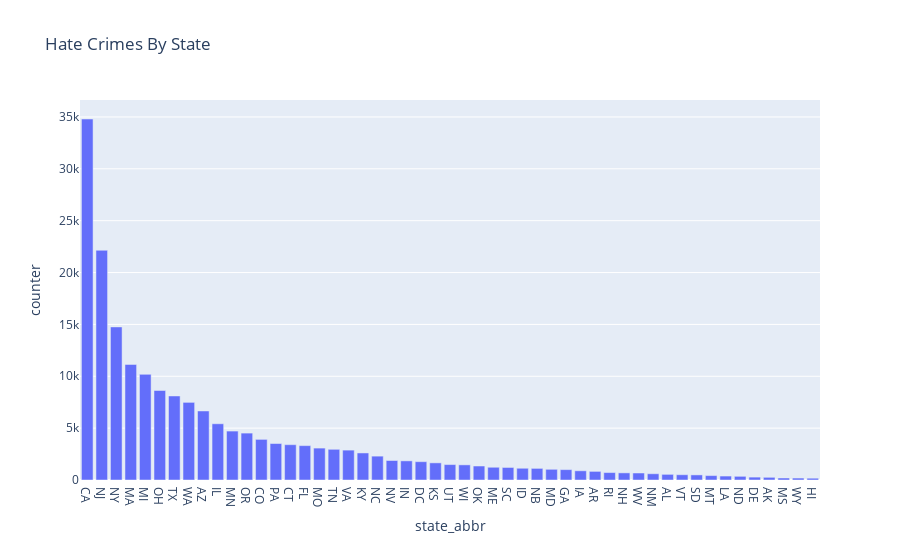

Write notebook code for a chart like this one.
### Code cell
df = df.loc[df['agency_type_name']=='City']
df['counter'] = 1
df_plot = df[['state_abbr','counter']].groupby('state_abbr').sum().reset_index()
fig = px.bar(df_plot, x='state_abbr', y='counter',title="Hate Crimes By State")
fig.update_layout(barmode='stack', xaxis={'categoryorder':'total descending'})
fig.show()

### Figure 1 — Plotly figure (JSON) as saved in the notebook; plotly's stock layout.template omitted (floating-point values rounded to 4 significant figures)
{"data": [{"alignmentgroup": "True", "hovertemplate": "state_abbr=%{x}<br>counter=%{y}<extra></extra>", "legendgroup": "", "marker": {"color": "#636efa", "pattern": {"shape": ""}}, "name": "", "offsetgroup": "", "orientation": "v", "showlegend": false, "textposition": "auto", "type": "bar", "x": ["AK", "AL", "AR", "AZ", "CA", "CO", "CT", "DC", "DE", "FL", "GA", "HI", "IA", "ID", "IL", "IN", "KS", "KY", "LA", "MA", "MD", "ME", "MI", "MN", "MO", "MS", "MT", "NB", "NC", "ND", "NH", "NJ", "NM", "NV", "NY", "OH", "OK", "OR", "PA", "RI", "SC", "SD", "TN", "TX", "UT", "VA", "VT", "WA", "WI", "WV", "WY"], "xaxis": "x", "y": [258, 545, 830, 6654, 34802, 3916, 3404, 1766, 278, 3313, 1001, 173, 888, 1132, 5421, 1845, 1651, 2607, 381, 11140, 1031, 1228, 10183, 4717, 3076, 193, 424, 1119, 2300, 355, 686, 22145, 603, 1879, 14759, 8627, 1348, 4521, 3516, 716, 1209, 492, 2959, 8102, 1488, 2882, 508, 7484, 1459, 675, 187], "yaxis": "y"}], "layout": {"barmode": "stack", "legend": {"tracegroupgap": 0}, "title": {"text": "Hate Crimes By State"}, "xaxis": {"anchor": "y", "categoryorder": "total descending", "domain": [0, 1], "title": {"text": "state_abbr"}}, "yaxis": {"anchor": "x", "domain": [0, 1], "title": {"text": "counter"}}}}
